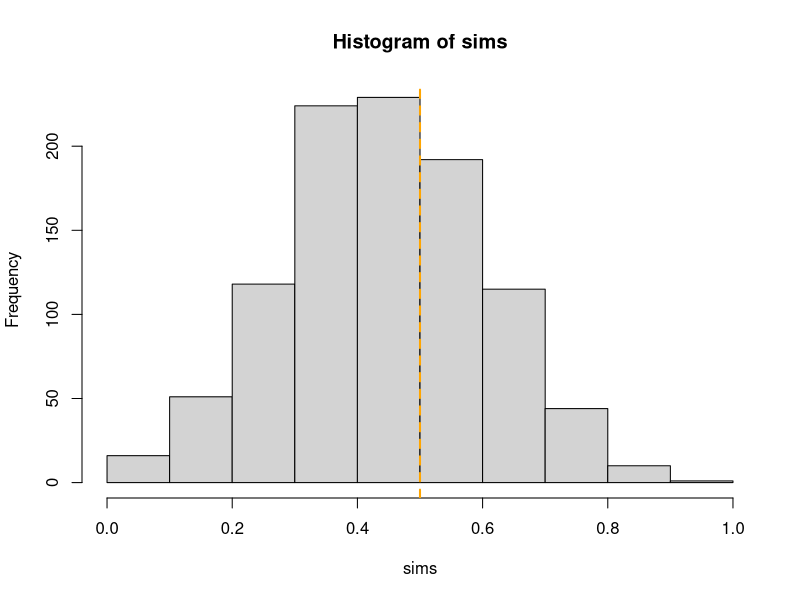

Write R code to recreate this figure.
# A simulation of craps.
# Not particularly interesting, but was useful to learn R.
# Probably inelegant, but no need tol spiffy up.

sims = rep(0, 1000)
for (j in 1:1000) {		# Simulate 1,000 "tables" of craps ...

craps = rep(0, 10)
for (i in 1:10){       # ... each table playing 10 games.
game = 0
d = sample(1:6, 2, replace = T)
print(d)				# Come out throw.
if (sum(d) == 7 | sum(d) == 11) game = 1 else		# Is game won ...
{ if (sum(d) == 2 | sum(d) == 3 | sum(d) == 12)     # ... or lost on come out?
	game = 0 else {
point = sum(d)
r = sample(1:6, 2, replace = T)		# Subsequent throws, if required ...
print(r)
while (sum(r) != point & sum(r) != 7) {    # ... until game is won or lost.
r = sample(1:6, 2, replace = T)
print(r)
}
if (sum(r) == point) game = 1 else game = 0			# Is game won or lost?
}}
if (game == 1) print('win') else print('lost')		# Print outcome.

craps[i]= game
}
sims[j]=sum(craps)/10
}
hist(sims, breaks = 10)		# Plot distribution of percentage wins in 1,000 tables.
abline(v = 0.5, lty = 2, lwd = 2, col = 'orange')		# Is craps stacked against players?
